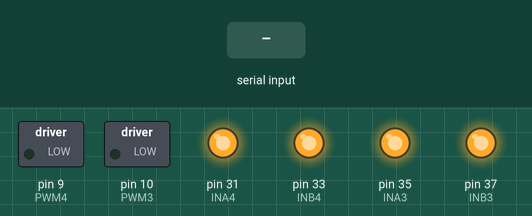
Recording of a sketch running on a simulated Arduino Mega 2560, built with avr-gcc and run on an emulated ATmega2560. Parts: switched loads named in the sketch (green lamp = pin HIGH), output pins drawn as LEDs (lit = HIGH). The inputs (shaded band) are chosen by the test bench.

Above: at 1.2 s.
1.3 s: "1" received over Serial
At 2.35 s:
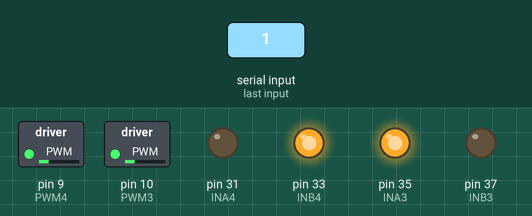
At 3.1 s:
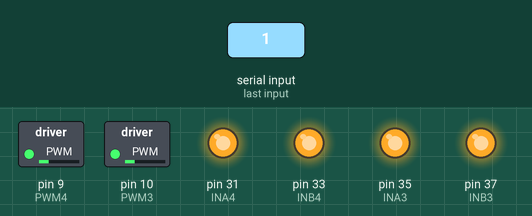
Timing chart, 0 to 4.6 s (numbered marks = the images above; inputs shaded):
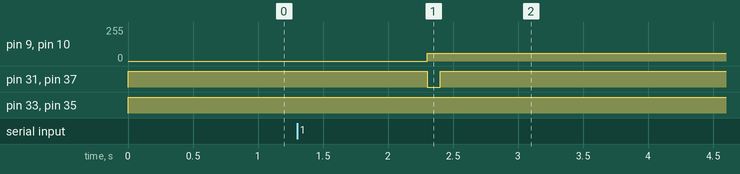

The sketch:

arduinoConnect.ino
```cpp
// Connect to JetsonNano

#include <Servo.h>
#include "configuration.h"
#include <ArduinoJson.h>

StaticJsonDocument<200> doc;

void setup()
{
    // Initialize serial port
    Serial.begin(115200);
    while (!Serial) continue;
    // Setup PIN MODE
    // Motor driver3
    pinMode(INA3, OUTPUT);
    pinMode(INB3, OUTPUT);
    pinMode(PWM3, OUTPUT);
    // Motor driver4
    pinMode(INA4, OUTPUT);
    pinMode(INB4, OUTPUT);
    pinMode(PWM4, OUTPUT);


    // Initialize motor driver
    // Motor driver3
    digitalWrite(INA3, LOW);
    digitalWrite(INB3, LOW);
    analogWrite(PWM3, 0);

    // Motor driver4
    digitalWrite(INA4, LOW);
    digitalWrite(INB4, LOW);
    analogWrite(PWM4, 0);

}

void loop()
{
    // Check if there is data in serial buffer
    if (Serial.available())
    {
        // Deserialize the JSON document
        DeserializationError error = deserializeJson(doc, Serial);
        // Action if parsing succeeds.
        if (!error)
        {
            int cmd = doc["command"];

            // If person is in center range
            if (cmd == 0){
                // set PWM for the speed of rotation of motor
                analogWrite(PWM3, 60);
                analogWrite(PWM4, 60);
                // Motor 3 clockwise direction
                digitalWrite(INA3, HIGH);
                digitalWrite(INB3, LOW);
                // Motor 4 Counterclockwise direction
                digitalWrite(INA4, LOW);
                digitalWrite(INB4, HIGH);


            }
            // If person is at the right
            else if (cmd == 1){
                // set PWM for the speed of rotation of motor
                analogWrite(PWM3, 60);
                analogWrite(PWM4, 60);
                // Motor 3&4 clockwise direction, so it'll move to the right
                digitalWrite(INA3, HIGH);
                digitalWrite(INB3, LOW);
                digitalWrite(INB4, LOW);
                digitalWrite(INA4, HIGH);

            }
            // If person is at the left
            else if(cmd == 2){
                // set PWM for the speed of rotation of motor
                analogWrite(PWM3, 60);
                analogWrite(PWM4, 60);
                // Motor 3&4 Counterclockwise direction, so it'll move to the left
                digitalWrite(INA4, LOW);
                digitalWrite(INB4, HIGH);
                digitalWrite(INA3, LOW);
                digitalWrite(INB3, HIGH);
            }

            else if(cmd == 3){
              // Brake
              digitalWrite(INA3, HIGH);
              digitalWrite(INB3, HIGH);
              digitalWrite(INA4, HIGH);
              digitalWrite(INB4, HIGH);
            }
            else if (cmd == 4){
              // Move backward
              // set PWM for the speed of rotation of motor
              analogWrite(PWM3, 40);
              analogWrite(PWM4, 40);
              // Motor 3 Counterclockwise direction
              digitalWrite(INA3, LOW);
              digitalWrite(INB3, HIGH);
              // Motor 4 clockwise direction
              digitalWrite(INA4, HIGH);
              digitalWrite(INB4, LOW);
            }
            else{
              digitalWrite(INA3, HIGH);
              digitalWrite(INB3, HIGH);
              digitalWrite(INA4, HIGH);
              digitalWrite(INB4, HIGH);
            }

        }

    }
    // If there is no serial sending to arduino
    else{

        digitalWrite(INA3, HIGH);
        digitalWrite(INB3, HIGH);
        digitalWrite(INA4, HIGH);
        digitalWrite(INB4, HIGH);
    }
  delay(100);
}
```

configuration.h
```cpp
#include <Arduino.h>
//PIN Declaration

//Receiver
int CH1 = 36; //channel 1
int CH2 = 38; //channel 2
int CH3 = 40; //channel 3
int CH4 = 42; //channel 4
int CH5 = 48; //channel 5
int CH6 = 49; //channel 6

//Motor Driver 1
int PWM1 = 13;  //PWM
int INA1 = 43;  //Motor direction inputA ("Clockwise")
int INB1 = 47;  //Motor direction inputB ("Anti-Clockwise")
int CS1 = A8;   //Current sense output

//Motor Driver 2
int PWM2 = 12;
int INA2 = 39;
int INB2 = 41;
int CS2 = A9;

//Motor Driver 3
int PWM3 = 10;
int INA3 = 35;
int INB3 = 37;
int CS3 = A10;

//Motor Driver 4
int PWM4 = 9;
int INA4 = 31;
int INB4 = 33;
int CS4 = A11;

//LED
int ledPin1 = 29;
int ledPin2 = 27;
int ledPin3 = 25;
int ledPin4 = 23;

//Test Switch
int buttonPin = 22;

//Servo Motor PWM
int servo1 = 44;  //Servo#1
int servo2 = 46;  //Servo#2
int servo3 = 45;  //Servo#3
int servo4 = 11;  //Servo#4
int gripper = 2; // Servo Gripper D2 (PWM)
int rotator = 34; // Servo for rotating gripper D3 (PWM)

//Stepper motor & driver
int pinDir = 4; //D4 direction
int pinStep = 5; //D5 step
int pinEnable = 6; //Enable
```

Measured:
- after the input at 1.3 s, pin 9 (PWM4), pin 10 (PWM3): 0/255 → 60/255 after 1.0 s; pin 31 (INA4), pin 37 (INB3): HIGH → LOW after 1.0 s, → HIGH 0.10 s later
